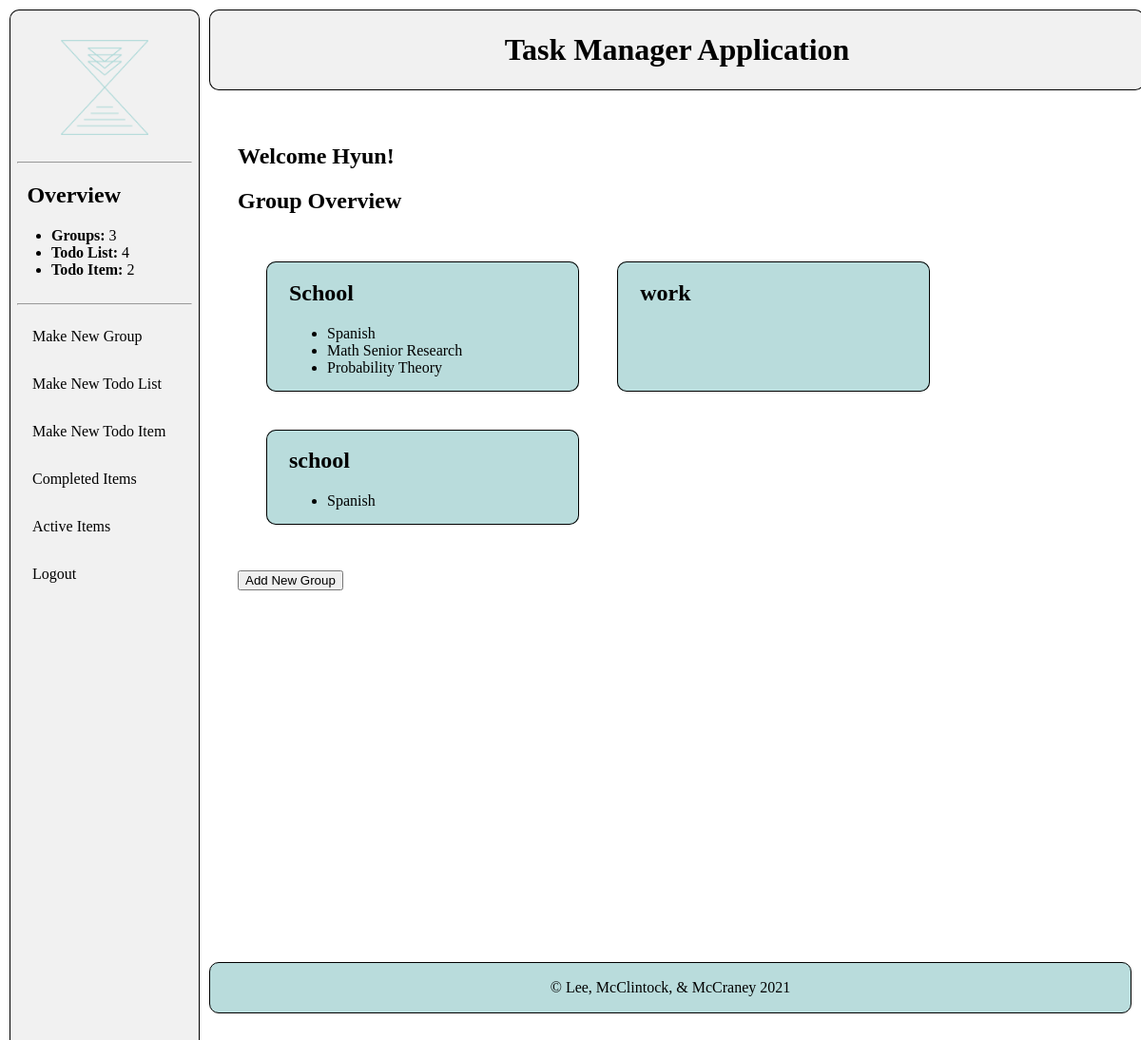
/ (signed in), run on the app's committed database.
### calendarApp/models.py (models this page shows, shortened)
class Group(models.Model):
    user = models.ForeignKey(User, on_delete=models.CASCADE)
    name = models.CharField(max_length=200)
    def __str__(self):
        return self.name

class TodoList(models.Model):
    user = models.ForeignKey(User, on_delete=models.CASCADE)
    group = models.ForeignKey(Group, on_delete=models.CASCADE)
    name = models.CharField(max_length=200)
    def getGroup(self):
        return str(self.group)

### calendarApp/views.py (the view)
# urls.py: path('', views.index, name='index'),
@login_required
def index(request):
    groups = Group.objects.filter(user=request.user)
    todoLists = TodoList.objects.filter(user=request.user)
    todoItems = TodoItem.objects.filter(user=request.user)
    context = {
        "groups": groups,
        "todoLists": todoLists,
        "todoItems": todoItems,
    }
    return render(request, "index.html", context=context)

### calendarSite/context_processors.py (called while the page is built)
def count(request):
    if request.user.is_authenticated:
        return {
            'num_Group': Group.objects.filter(user=request.user).count(),
            'num_TodoList': TodoList.objects.filter(user=request.user).count(),
            'num_TodoItem': TodoItem.objects.filter(user=request.user, completed=False).count(),
        }
    else:
        return {
            'num_Group': 0,
            'num_TodoList':0,
            'num_TodoItem': 0,
        }

### calendarApp/templates/index.html
{% extends "base_generic.html" %}
{% block content %}
<div class="content">
  <div class="main">
    {% if user.is_authenticated %}
      <h2>Welcome {{user.first_name}}!</h2>
    {% endif %}
    <h2>Group Overview</h2>
    {% if groups %}
      <div class="indexOverview">
        {% for group in groups %}
          <div class="groups">
            <h2><a href="/{{group.name}}">{{group.name}}</a></h2>
            <ul class="todoList">
            {% for todoList in todoLists %}
              {% if todoList.getGroup == group.name %}
                <li><a href="/{{todoList.group}}/{{todoList.name}}">{{todoList.name}}</a></li>
              {% endif %}
            {% endfor %}
            </ul>
          </div>
        {% endfor %}
      </div>
      <br>
      <button onclick="location.href='/makeNewGroup'">Add New Group</button>
    {% endif %}
  </div>
</div>
{% endblock %}

### calendarApp/static/calendarApp/style.css (style rules this page uses)
body { margin: 10px; }
h2 { color: black; }
a { color: black; }
a:link { text-decoration: none; }
div.main { width: 80%; max-width: 1920px; height: 100%; position: relative; padding-left: 1.5rem; padding-top: 7.5rem; }
div.content { margin-left: 200px; padding: 1px 16px; height: 1000px; }
.indexOverview, .groupOverview { padding: 30px; display: grid; grid-template-columns: repeat(auto-fit, minmax(15rem, 1fr)); grid-gap: 2.5rem; border-radius:10px; }
.groups, .todoLists { background-color: #B9DCDC; padding-left: 1.5rem; border-radius:10px; box-shadow: 0px 0px 0px 1px black inset; }

### data on the page
Group: name "School"
TodoList: name "Spanish"
TodoList: name "Math Senior Research"
TodoList: name "Probability Theory"
Group: name "work"
Group: name "school"
TodoList: name "Spanish"

### other printed values
{{ num_Group }} "3"
{{ num_TodoList }} "4"
{{ num_TodoItem }} "2"
{{ user.first_name }} "Hyun"
